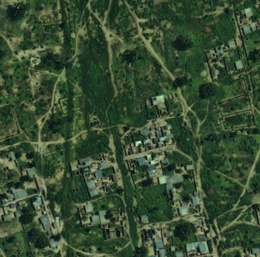
%> input picture OtherMethods/alo_enhanced_image.jpg, 260 x 257 px, shrunk from 847 x 837 before the run
$ octave --eval "result = alo_enhance(imread('alo_enhanced_image.jpg'));"   (GNU Octave 9; MATLAB toolbox functions it lacks are replaced by stand-ins)
%> lines starting %> are read from the running program, lines starting %| are printed output that depends on the picture; long printed decimals are rounded
function [enhanced_img, bestFitness] = alo_enhance(input_img)
    input_img = im2double(input_img);
    input_img(isinf(input_img) | isnan(input_img)) = 0;
    input_img = mat2gray(input_img);

    % Step 1: Apply CLAHE
    disp('Applying CLAHE...');
    clahe_img = input_img;
    for i = 1:size(input_img, 3)
        clahe_img(:,:,i) = adapthisteq(input_img(:,:,i), 'ClipLimit', 0.05, 'NumTiles', [16 16]);
    end
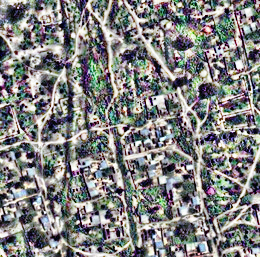
%> clahe_img: size 257x260x3 double; mean R, G, B 0.506, 0.507, 0.505

    % Step 2: Apply Bilateral Filtering
    disp('Applying Bilateral Filtering...');
    bilateral_img = input_img;
    for i = 1:size(input_img, 3)
        bilateral_img(:,:,i) = imbilatfilt(input_img(:,:,i), 0.05, 2);
    end
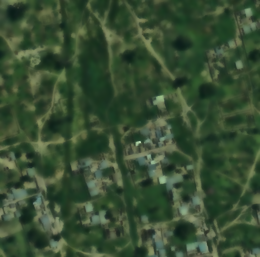
%> bilateral_img: size 257x260x3 double; mean R, G, B 0.22, 0.304, 0.2

    % Step 3: Apply Unsharp Masking
    disp('Applying Unsharp Masking...');
    unsharp_img = input_img;
    for i = 1:size(input_img, 3)
        unsharp_img(:,:,i) = imsharpen(input_img(:,:,i), 'Radius', 2.0, 'Amount', 1.5);
    end
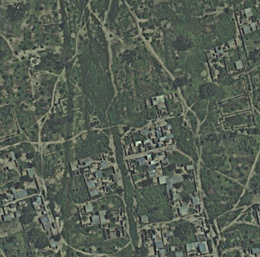
%> unsharp_img: size 257x260x3 double; mean R, G, B 0.221, 0.304, 0.2; mean of the top-left, top-right, bottom-left and bottom-right quarters 0.226, 0.229, 0.259, 0.254; drawn with min black and max white

    % Step 4: Apply Gamma Correction
    disp('Applying Gamma Correction...');
    gamma_value = 1.1;
    gamma_img = input_img;
    for i = 1:size(input_img, 3)
        gamma_img(:,:,i) = imadjust(input_img(:,:,i), [], [], gamma_value);
    end

    % ALO parameters
    populationSize = 50;
    numGenerations = 30;
    lowerBound = 0;
    upperBound = 2.0;

    % Initialize ant lion and ant positions
    antLions = lowerBound + (upperBound - lowerBound) * rand(populationSize, 4);
    ants = lowerBound + (upperBound - lowerBound) * rand(populationSize, 4);

    % Initialize best ant lion (global optimum)
    bestFitness = Inf;
    bestSolution = [];
    bestMetrics = struct('V', [], 'E_1', [], 'E_2', [], 'G_1', [], 'G_2', [], 'PSNR', [], 'penalty', []);
    lastBestFitness = Inf;

    % Main ALO loop
    for generation = 1:numGenerations
        % Evaluate the fitness of ant lions
        [fitness, metrics] = evaluateFitness(antLions, clahe_img, bilateral_img, unsharp_img, gamma_img, input_img);

        % Find the best ant lion (global optimum)
        [currentBestFitness, bestIndex] = min(fitness);
        if currentBestFitness < bestFitness
            lastBestFitness = bestFitness; % Store the previous best fitness
            bestFitness = currentBestFitness;
            bestSolution = antLions(bestIndex, :);
            bestMetrics = metrics(bestIndex);
        end

        % Early stopping condition
        if bestFitness < 0.01
            disp(['Early stopping at generation: ', num2str(generation), ' | Best Fitness: ', num2str(lastBestFitness)]);
            bestFitness = lastBestFitness;
            break;
        end

        % Normalize fitness values
        normFitness = (fitness - min(fitness)) / (max(fitness) - min(fitness) + eps);

        % Roulette wheel selection for ant lions
        for i = 1:populationSize
            % Select ant lion using roulette wheel selection
            selectedIndex = rouletteWheelSelection(1 - normFitness);
            selectedAntLion = antLions(selectedIndex, :);

            % Random walk around the selected ant lion
            for j = 1:4 % Four parameters
                ants(i, j) = randomWalk(selectedAntLion(j), lowerBound, upperBound, generation, numGenerations);
            end

            % Bound ants to search space
            ants(i, :) = max(min(ants(i, :), upperBound), lowerBound);
        end

        % Update ant lions with the new ant positions
        antLions = ants;

        % Display progress
        disp(['Generation: ', num2str(generation), ' | Best Fitness: ', num2str(bestFitness)]);
    end
%> this loop made 16 passes
%> (currentBestFitness, bestIndex, lastBestFitness, bestFitness, bestSolution) on passes 2, 3, 6, 7, 8, 9, 10, 11, 12, 13, 14, 15: (19.69, 39, 19.71, 19.69, [0.201 0.18 0.0432 1.91]), (19.25, 1, 19.69, 19.25, [0.197 0.181 0.039 1.91]), (18.17, 22, 19.25, 18.17, [0.0256 0.521 0.486 1.3]), (15.13, 1, 18.17, 15.13, [0.193 0.114 0.000319 1.9]), (14.48, 41, 15.13, 14.48, [0.208 0.0648 0.0301 1.85]), (9.3, 42, 14.48, 9.3, [0.162 0.0034 0.0217 1.83]), (9.03, 24, 9.3, 9.03, [0 0.465 0.392 1.18]), (3.96, 29, 9.03, 3.96, [0.0346 0.535 0.228 1.05]), (0.432, 20, 3.96, 0.432, [0 0.496 0.177 0.938]), (0.14, 3, 0.432, 0.14, [0.039 0.331 0.0878 1.01]), (0.0928, 32, 0.14, 0.0928, [0.0036 0.293 0.118 0.998]), (0.0467, 33, 0.0928, 0.0467, [0.0842 0.401 0 0.86])
%> (currentBestFitness, bestIndex, bestFitness, bestSolution) on pass 1: (19.71, 26, 19.71, [0.201 0.18 0.0433 1.91])
%| Generation: 1 | Best Fitness: 19.7115
%| Generation: 2 | Best Fitness: 19.6856
%| Generation: 3 | Best Fitness: 19.2466
%| Generation: 4 | Best Fitness: 19.2466
%| Generation: 5 | Best Fitness: 19.2466
%| Generation: 6 | Best Fitness: 18.1734
%| Generation: 7 | Best Fitness: 15.135
%| Generation: 8 | Best Fitness: 14.484
%> (further printed lines are left out)
%> after the loop, ants = 50 rows, first 8: [0 0.455 0.309 1.17; 0.237 0.57 0.0319 0.829; 0.24 0.228 0.602 0.847; 0 0.275 0.579 1.33; 0.0209 1 0.134 1.46; 0.346 0.377 0.0765 0.553; 0.342 0.429 0.524 0.545; 0.0871 0.885 0.321 1.2]

    % Print the best metrics
    disp('Best fitness metrics:');
    disp(['  Variance (V): ', num2str(bestMetrics.V)]);
%|   Variance (V): 0.01817
    disp(['  Entropy of original image (E_1): ', num2str(bestMetrics.E_1)]);
%|   Entropy of original image (E_1): 6.8295
    disp(['  Entropy of enhanced image (E_2): ', num2str(bestMetrics.E_2)]);
%|   Entropy of enhanced image (E_2): 6.9438
    disp(['  Mean Absolute Deviation of original image (G_1): ', num2str(bestMetrics.G_1)]);
%|   Mean Absolute Deviation of original image (G_1): 0.09807
    disp(['  Mean Absolute Deviation of enhanced image (G_2): ', num2str(bestMetrics.G_2)]);
%|   Mean Absolute Deviation of enhanced image (G_2): 0.1071
    disp(['  PSNR: ', num2str(bestMetrics.PSNR)]);
%|   PSNR: 35.1943
    disp(['  Penalty: ', num2str(bestMetrics.penalty)]);
%|   Penalty: 8

    % Print the best solution
    disp('Best solution (beta values) at best fitness:');
    disp(['  Beta_1 (CLAHE): ', num2str(bestSolution(1))]);
%|   Beta_1 (CLAHE): 0
    disp(['  Beta_2 (Bilateral Filtering): ', num2str(bestSolution(2))]);
%|   Beta_2 (Bilateral Filtering): 0.2129
    disp(['  Beta_3 (Unsharp Masking): ', num2str(bestSolution(3))]);
%|   Beta_3 (Unsharp Masking): 0.05691
    disp(['  Beta_4 (Gamma Correction): ', num2str(bestSolution(4))]);
%|   Beta_4 (Gamma Correction): 0.8843

    % Apply the optimal parameters to enhance the image
    beta_1 = bestSolution(1);
%> beta_1 = 0
    beta_2 = bestSolution(2);
%> beta_2 = 0.213
    beta_3 = bestSolution(3);
%> beta_3 = 0.0569
    beta_4 = bestSolution(4);
%> beta_4 = 0.884
    enhanced_img = beta_1 * clahe_img + beta_2 * bilateral_img + beta_3 * unsharp_img + beta_4 * gamma_img;

    % Clamp the final enhanced image to [0, 1] range
    enhanced_img = min(max(enhanced_img, 0), 1);
end

function selectedIndex = rouletteWheelSelection(probabilities)
    % Roulette Wheel Selection
    cumulativeProbabilities = cumsum(probabilities);
    randomValue = rand * cumulativeProbabilities(end);
    selectedIndex = find(cumulativeProbabilities >= randomValue, 1, 'first');
end

function rwValue = randomWalk(center, lowerBound, upperBound, generation, numGenerations)
    % Random walk for ALO
    I = (generation / numGenerations) ^ 2;
    rwValue = center + (rand - 0.5) * (upperBound - lowerBound) * I;
end

function [fitness, metrics] = evaluateFitness(population, clahe_img, bilateral_img, unsharp_img, gamma_img, input_img)
    numSolutions = size(population, 1);  % Number of solutions
    fitness = zeros(numSolutions, 1);  % Initialize fitness
    metrics = struct('V', [], 'E_1', [], 'E_2', [], 'G_1', [], 'G_2', [], 'PSNR', [], 'penalty', []);
    M = max(input_img(:));  % Maximum pixel value across all bands

    for i = 1:numSolutions
        % Get the combination weights (beta values) from the population
        beta_1 = population(i, 1);
        beta_2 = population(i, 2);
        beta_3 = population(i, 3);
        beta_4 = population(i, 4);

        % Combine the enhanced images with the current weights
        I_T = beta_1 * clahe_img + beta_2 * bilateral_img + beta_3 * unsharp_img + beta_4 * gamma_img;

        % Calculate fitness function components (scalars)
        V = var(I_T(:));  % Variance of the enhanced image
        E_1 = entropy(input_img);  % Entropy of the original image
        E_2 = entropy(I_T);  % Entropy of the enhanced image
        G_1 = mean(abs(input_img(:) - mean(input_img(:))));  % Mean absolute deviation of the original image
        G_2 = mean(abs(I_T(:) - mean(I_T(:))));  % Mean absolute deviation of the enhanced image
        PSNR = 10 * log10(M^2 / mean((I_T(:) - input_img(:)).^2));  % Peak Signal-to-Noise Ratio (scalar)

        % Ensure that PSNR is not zero to avoid division by zero
        if PSNR == 0
            PSNR = 1e-10;
        end

        % Introduce penalty for pixels that exceed the [0, 1] range
        penalty = sum(I_T(:) > 1 | I_T(:) < 0);

        % Store metrics
        metrics(i).V = V;
        metrics(i).E_1 = E_1;
        metrics(i).E_2 = E_2;
        metrics(i).G_1 = G_1;
        metrics(i).G_2 = G_2;
        metrics(i).PSNR = PSNR;
        metrics(i).penalty = penalty;

        % Fitness function calculation
        fitness(i) = (V / M) * ((E_1 - E_2) + ((G_1 - G_2) / PSNR)) + 0.001 * penalty;
    end
end
